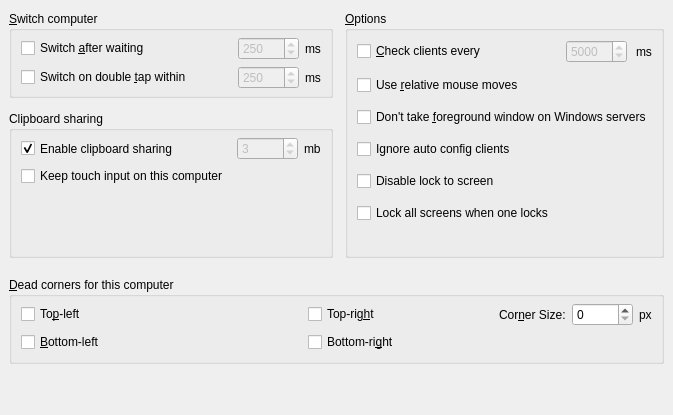
     <widget class="QWidget" name="m_pTabAdvanced">
      <attribute name="title">
       <string>Advanced</string>
      </attribute>
      <layout class="QGridLayout">
       <property name="leftMargin">
        <number>9</number>
       </property>
       <property name="rightMargin">
        <number>9</number>
       </property>
       <item row="1" column="0">
        <layout class="QVBoxLayout" name="verticalLayout_21">
         <property name="spacing">
          <number>0</number>
         </property>
         <property name="topMargin">
          <number>0</number>
         </property>
         <property name="bottomMargin">
          <number>0</number>
         </property>
         <item>
          <widget class="QGroupBox" name="m_pGroupSwitch">
           <property name="font">
            <font>
             <kerning>true</kerning>
            </font>
           </property>
           <property name="title">
            <string>&amp;Switch computer</string>
           </property>
           <layout class="QVBoxLayout">
            <property name="spacing">
             <number>6</number>
            </property>
            <property name="topMargin">
             <number>6</number>
            </property>
            <property name="bottomMargin">
             <number>6</number>
            </property>
            <item>
             <layout class="QHBoxLayout">
              <item>
               <widget class="QCheckBox" name="m_pCheckBoxSwitchDelay">
                <property name="enabled">
                 <bool>true</bool>
                </property>
                <property name="text">
                 <string>Switch &amp;after waiting</string>
                </property>
               </widget>
              </item>
              <item>
               <spacer>
                <property name="orientation">
                 <enum>Qt::Horizontal</enum>
                </property>
                <property name="sizeHint" stdset="0">
                 <size>
                  <width>40</width>
                  <height>20</height>
                 </size>
                </property>
               </spacer>
              </item>
              <item>
               <widget class="QSpinBox" name="m_pSpinBoxSwitchDelay">
                <property name="enabled">
                 <bool>false</bool>
                </property>
                <property name="minimum">
                 <number>10</number>
                </property>
                <property name="maximum">
                 <number>10000</number>
                </property>
                <property name="singleStep">
                 <number>10</number>
                </property>
                <property name="value">
                 <number>250</number>
                </property>
               </widget>
              </item>
              <item>
               <widget class="QLabel" name="m_pLabel_14">
                <property name="text">
                 <string>ms</string>
                </property>
               </widget>
              </item>
             </layout>
            </item>
            <item>
             <layout class="QHBoxLayout">
              <item>
               <widget class="QCheckBox" name="m_pCheckBoxSwitchDoubleTap">
                <property name="enabled">
                 <bool>true</bool>
                </property>
                <property name="text">
                 <string>Switch on double &amp;tap within</string>
                </property>
               </widget>
              </item>
              <item>
               <spacer>
                <property name="orientation">
                 <enum>Qt::Horizontal</enum>
                </property>
                <property name="sizeHint" stdset="0">
                 <size>
                  <width>40</width>
                  <height>20</height>
                 </size>
                </property>
               </spacer>
              </item>
              <item>
               <widget class="QSpinBox" name="m_pSpinBoxSwitchDoubleTap">
                <property name="enabled">
                 <bool>false</bool>
                </property>
                <property name="minimum">
                 <number>10</number>
                </property>
                <property name="maximum">
                 <number>10000</number>
                </property>
                <property name="singleStep">
                 <number>10</number>
                </property>
                <property name="value">
                 <number>250</number>
                </property>
               </widget>
              </item>
              <item>
               <widget class="QLabel" name="m_pLabel_15">
                <property name="text">
                 <string>ms</string>
                </property>
               </widget>
              </item>
             </layout>
            </item>
           </layout>
          </widget>
         </item>
         <item>
          <spacer name="verticalSpacer_41">
           <property name="orientation">
            <enum>Qt::Vertical</enum>
           </property>
           <property name="sizeType">
            <enum>QSizePolicy::Fixed</enum>
           </property>
           <property name="sizeHint" stdset="0">
            <size>
             <width>20</width>
             <height>13</height>
            </size>
           </property>
          </spacer>
         </item>
         <item>
          <widget class="QGroupBox" name="groupBox_3">
           <property name="font">
            <font>
             <kerning>true</kerning>
            </font>
           </property>
           <property name="title">
            <string>Clipboard sharing</string>
           </property>
           <layout class="QVBoxLayout" name="verticalLayout_3">
            <property name="topMargin">
             <number>6</number>
            </property>
            <item>
             <layout class="QHBoxLayout" name="horizontalLayout">
              <property name="spacing">
               <number>6</number>
              </property>
              <item>
               <widget class="QCheckBox" name="m_pCheckBoxEnableClipboard">
                <property name="sizePolicy">
                 <sizepolicy hsizetype="Minimum" vsizetype="Preferred">
                  <horstretch>0</horstretch>
                  <verstretch>0</verstretch>
                 </sizepolicy>
                </property>
                <property name="text">
                 <string>Enable clipboard sharing</string>
                </property>
                <property name="checked">
                 <bool>true</bool>
                </property>
               </widget>
              </item>
              <item>
               <spacer name="horizontalSpacer">
                <property name="orientation">
                 <enum>Qt::Horizontal</enum>
                </property>
                <property name="sizeHint" stdset="0">
                 <size>
                  <width>40</width>
                  <height>20</height>
                 </size>
                </property>
               </spacer>
              </item>
              <item>
               <widget class="QSpinBox" name="m_pSpinBoxClipboardSizeLimit">
                <property name="enabled">
                 <bool>false</bool>
                </property>
                <property name="maximum">
                 <number>10000</number>
                </property>
                <property name="value">
                 <number>3</number>
                </property>
               </widget>
              </item>
              <item>
               <widget class="QLabel" name="label_4">
                <property name="text">
                 <string>mb</string>
                </property>
               </widget>
              </item>
             </layout>
            </item>
            <item>
             <widget class="QCheckBox" name="m_pCheckBoxTouchInputLocal">
              <property name="text">
               <string>Keep touch input on this computer</string>
              </property>
              <property name="toolTip">
               <string>When enabled, touch screen input stays on this computer even when the cursor moves to another screen</string>
              </property>
             </widget>
            </item>
            <item>
             <spacer name="verticalSpacer_3">
              <property name="orientation">
               <enum>Qt::Vertical</enum>
              </property>
              <property name="sizeHint" stdset="0">
               <size>
                <width>20</width>
                <height>60</height>
               </size>
              </property>
             </spacer>
            </item>
           </layout>
          </widget>
         </item>
        </layout>
       </item>
       <item row="5" column="0">
        <spacer>
         <property name="orientation">
          <enum>Qt::Vertical</enum>
         </property>
         <property name="sizeHint" stdset="0">
          <size>
           <width>20</width>
           <height>40</height>
          </size>
         </property>
        </spacer>
       </item>
       <item row="4" column="0" colspan="3">
        <widget class="QGroupBox" name="m_pGroupSwitchCorners">
         <property name="font">
          <font>
           <kerning>true</kerning>
          </font>
         </property>
         <property name="title">
          <string>&amp;Dead corners for this computer</string>
         </property>
         <property name="checked">
          <bool>false</bool>
         </property>
         <layout class="QGridLayout">
          <property name="topMargin">
           <number>6</number>
          </property>
          <item row="1" column="0" colspan="3">
           <widget class="QCheckBox" name="m_pCheckBoxCornerTopLeft">
            <property name="text">
             <string>To&amp;p-left</string>
            </property>
           </widget>
          </item>
          <item row="1" column="3" colspan="2">
           <widget class="QCheckBox" name="m_pCheckBoxCornerTopRight">
            <property name="text">
             <string>Top-rig&amp;ht</string>
            </property>
           </widget>
          </item>
          <item row="2" column="0" colspan="3">
           <widget class="QCheckBox" name="m_pCheckBoxCornerBottomLeft">
            <property name="text">
             <string>&amp;Bottom-left</string>
            </property>
           </widget>
          </item>
          <item row="2" column="3" colspan="2">
           <widget class="QCheckBox" name="m_pCheckBoxCornerBottomRight">
            <property name="text">
             <string>Bottom-ri&amp;ght</string>
            </property>
           </widget>
          </item>
          <item row="1" column="5">
           <layout class="QHBoxLayout" name="horizontalLayout_21">
            <item>
             <widget class="QLabel" name="label">
              <property name="text">
               <string>Cor&amp;ner Size:</string>
              </property>
              <property name="buddy">
               <cstring>m_pSpinBoxSwitchCornerSize</cstring>
              </property>
             </widget>
            </item>
            <item>
             <widget class="QSpinBox" name="m_pSpinBoxSwitchCornerSize">
              <property name="maximum">
               <number>30000</number>
              </property>
             </widget>
            </item>
            <item>
             <widget class="QLabel" name="label_3">
              <property name="text">
               <string>px</string>
              </property>
             </widget>
            </item>
           </layout>
          </item>
         </layout>
        </widget>
       </item>
       <item row="1" column="2">
        <layout class="QVBoxLayout" name="verticalLayout_4">
         <property name="topMargin">
          <number>0</number>
         </property>
         <property name="rightMargin">
          <number>0</number>
         </property>
         <item>
          <widget class="QGroupBox" name="m_pGroupOptions">
           <property name="font">
            <font>
             <kerning>false</kerning>
            </font>
           </property>
           <property name="title">
            <string>&amp;Options</string>
           </property>
           <layout class="QGridLayout">
            <property name="verticalSpacing">
             <number>12</number>
            </property>
            <item row="11" column="0">
             <spacer>
              <property name="orientation">
               <enum>Qt::Vertical</enum>
              </property>
              <property name="sizeHint" stdset="0">
               <size>
                <width>20</width>
                <height>16</height>
               </size>
              </property>
             </spacer>
            </item>
            <item row="1" column="0">
             <widget class="QCheckBox" name="m_pCheckBoxRelativeMouseMoves">
              <property name="enabled">
               <bool>true</bool>
              </property>
              <property name="text">
               <string>Use &amp;relative mouse moves</string>
              </property>
             </widget>
            </item>
            <item row="0" column="0">
             <layout class="QHBoxLayout">
              <property name="spacing">
               <number>9</number>
              </property>
              <property name="leftMargin">
               <number>0</number>
              </property>
              <item>
               <widget class="QCheckBox" name="m_pCheckBoxHeartbeat">
                <property name="enabled">
                 <bool>true</bool>
                </property>
                <property name="text">
                 <string>&amp;Check clients every</string>
                </property>
               </widget>
              </item>
              <item>
               <spacer>
                <property name="orientation">
                 <enum>Qt::Horizontal</enum>
                </property>
                <property name="sizeHint" stdset="0">
                 <size>
                  <width>40</width>
                  <height>20</height>
                 </size>
                </property>
               </spacer>
              </item>
              <item>
               <widget class="QSpinBox" name="m_pSpinBoxHeartbeat">
                <property name="enabled">
                 <bool>false</bool>
                </property>
                <property name="sizePolicy">
                 <sizepolicy hsizetype="Maximum" vsizetype="Fixed">
                  <horstretch>0</horstretch>
                  <verstretch>0</verstretch>
                 </sizepolicy>
                </property>
                <property name="minimum">
                 <number>1000</number>
                </property>
                <property name="maximum">
                 <number>30000</number>
                </property>
                <property name="singleStep">
                 <number>1000</number>
                </property>
                <property name="value">
                 <number>5000</number>
                </property>
               </widget>
              </item>
              <item>
               <widget class="QLabel" name="m_pLabel_16">
                <property name="text">
                 <string>ms</string>
                </property>
               </widget>
              </item>
             </layout>
            </item>
            <item row="4" column="0">
             <widget class="QCheckBox" name="m_pCheckBoxIgnoreAutoConfigClient">
              <property name="text">
               <string>Ignore auto config clients</string>
              </property>
             </widget>
            </item>
            <item row="6" column="0">
             <widget class="QCheckBox" name="m_pCheckBoxDisableLockToScreen">
              <property name="text">
               <string>Disable lock to screen</string>
              </property>
             </widget>
            </item>
            <item row="7" column="0">
             <widget class="QCheckBox" name="m_pCheckBoxLockAllScreens">
              <property name="text">
               <string>Lock all screens when one locks</string>
              </property>
             </widget>
            </item>
            <item row="3" column="0">
             <widget class="QCheckBox" name="m_pCheckBoxWin32KeepForeground">
              <property name="enabled">
               <bool>true</bool>
              </property>
              <property name="text">
               <string>Don't take &amp;foreground window on Windows servers</string>
              </property>
             </widget>
            </item>
           </layout>
          </widget>
         </item>
        </layout>
       </item>
       <item row="3" column="0">
        <spacer name="verticalSpacer_5">
         <property name="orientation">
          <enum>Qt::Vertical</enum>
         </property>
         <property name="sizeType">
          <enum>QSizePolicy::Fixed</enum>
         </property>
         <property name="sizeHint" stdset="0">
          <size>
           <width>20</width>
           <height>13</height>
          </size>
         </property>
        </spacer>
       </item>
      </layout>
     </widget>
